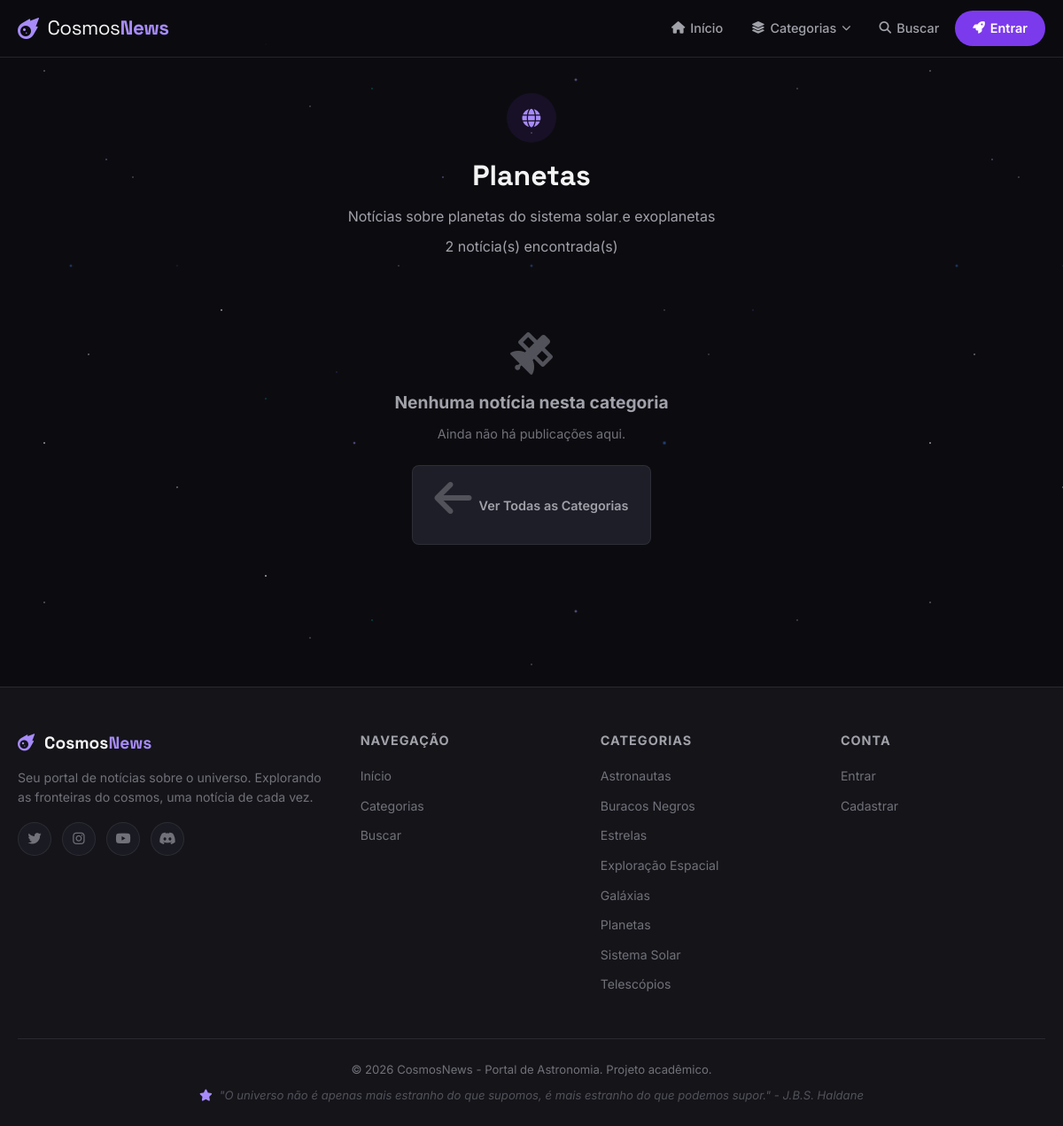
Screenshot of /categorias.php?id=1 with the database file from the repository.
### tables this page shows
CREATE TABLE categorias (
    id INT AUTO_INCREMENT PRIMARY KEY,
    nome VARCHAR(100) NOT NULL,
    slug VARCHAR(120) NOT NULL,
    icone VARCHAR(50) DEFAULT 'star',
    descricao TEXT NULL,
    created_at DATETIME DEFAULT CURRENT_TIMESTAMP
);

### config/auth.php (called while the page is built, shortened)
<?php
function isLoggedIn() {
    return isset($_SESSION['usuario_id']);
}

### categorias.php (the view, shortened to what this page needs)
<?php
require_once __DIR__ . '/config/auth.php';
$categoria_id = intval($_GET['id'] ?? 0);
if ($categoria_id) {
    $stmt = $pdo->prepare("SELECT * FROM categorias WHERE id = ?");
    $stmt->execute([$categoria_id]);
    $categoria = $stmt->fetch();
}
include __DIR__ . '/includes/header.php';
if ($categoria_id) {
    $porPagina = 9;
    $pagina = max(1, intval($_GET['pagina'] ?? 1));
    $offset = ($pagina - 1) * $porPagina;
    $stmtTotal = $pdo->prepare("SELECT COUNT(*) FROM noticias WHERE categoria_id = ?");
    $stmtTotal->execute([$categoria_id]);
    $total = $stmtTotal->fetchColumn();
    $stmt = $pdo->prepare("
        SELECT n.*, u.nome as autor_nome, c.nome as categoria_nome, c.icone as categoria_icone
        FROM noticias n
        JOIN usuarios u ON n.autor_id = u.id
        LEFT JOIN categorias c ON n.categoria_id = c.id
        WHERE n.categoria_id = ?
        ORDER BY n.created_at DESC
        LIMIT ? OFFSET ?
    ");
    $stmt->bindValue(1, $categoria_id, PDO::PARAM_INT);
    $stmt->bindValue(2, $porPagina, PDO::PARAM_INT);
    $stmt->bindValue(3, $offset, PDO::PARAM_INT);
    $stmt->execute();
    $noticias = $stmt->fetchAll();
    ?>
    <div class="container">
        <div class="page-header">
            <div style="display: inline-flex; align-items: center; gap: 12px; margin-bottom: 12px;">
                <div class="category-card-icon" style="margin: 0;">
                    <i class="fas fa-<?= htmlspecialchars($categoria['icone']) ?>"></i>
                </div>
            </div>
            <h1><?= htmlspecialchars($categoria['nome']) ?></h1>
            <?php if ($categoria['descricao']): ?>
                <p><?= htmlspecialchars($categoria['descricao']) ?></p>
            <?php endif; ?>
            <p class="text-muted mt-1"><?= $total ?> notícia(s) encontrada(s)</p>
        </div>
        <?php if (empty($noticias)): ?>
            <div class="empty-state">
                <i class="fas fa-satellite"></i>
                <h3>Nenhuma notícia nesta categoria</h3>
                <p>Ainda não há publicações aqui.</p>
                <a href="/ProjetoAstronomia-php/categorias.php" class="btn btn-secondary">
                    <i class="fas fa-arrow-left"></i> Ver Todas as Categorias
                </a>
            </div>
        <?php endif; ?>
    </div>
<?php } ?>
<?php include __DIR__ . '/includes/footer.php'; ?>

### includes/footer.php (shortened to what this page needs)
    </main>
    <footer class="footer">
        <div class="container">
            <div class="footer-grid">
                <div class="footer-section">
                    <h3><i class="fas fa-meteor"></i> Cosmos<strong>News</strong></h3>
                    <p>Seu portal de notícias sobre o universo. Explorando as fronteiras do cosmos, uma notícia de cada vez.</p>
                    <div class="footer-social">
                        <a href="#"><i class="fab fa-twitter"></i></a>
                        <a href="#"><i class="fab fa-instagram"></i></a>
                        <a href="#"><i class="fab fa-youtube"></i></a>
                        <a href="#"><i class="fab fa-discord"></i></a>
                    </div>
                </div>
                <div class="footer-section">
                    <h4>Navegação</h4>
                    <ul>
                        <li><a href="/ProjetoAstronomia-php/">Início</a></li>
                        <li><a href="/ProjetoAstronomia-php/categorias.php">Categorias</a></li>
                        <li><a href="/ProjetoAstronomia-php/busca.php">Buscar</a></li>
                    </ul>
                </div>
                <div class="footer-section">
                    <h4>Categorias</h4>
                    <ul>
                        <?php foreach ($categoriasMenu as $cat): ?>
                        <li>
                            <a href="/ProjetoAstronomia-php/categorias.php?id=<?= $cat['id'] ?>">
                                <?= htmlspecialchars($cat['nome']) ?>
                            </a>
                        </li>
                        <?php endforeach; ?>
                    </ul>
                </div>
                <div class="footer-section">
                    <h4>Conta</h4>
                    <ul>
                        <?php if (isLoggedIn()): ?>
                            <li><a href="/ProjetoAstronomia-php/pages/perfil.php">Meu Perfil</a></li>
                            <li><a href="/ProjetoAstronomia-php/pages/minhas-noticias.php">Minhas Notícias</a></li>
                            <li><a href="/ProjetoAstronomia-php/pages/noticia-form.php">Nova Notícia</a></li>
                        <?php else: ?>
                            <li><a href="/ProjetoAstronomia-php/login.php">Entrar</a></li>
                            <li><a href="/ProjetoAstronomia-php/cadastro.php">Cadastrar</a></li>
                        <?php endif; ?>
                    </ul>
                </div>
            </div>
            <div class="footer-bottom">
                <p>&copy; <?= date('Y') ?> CosmosNews - Portal de Astronomia. Projeto acadêmico.</p>
                <p class="footer-quote"><i class="fas fa-star"></i> "O universo não é apenas mais estranho do que supomos, é mais estranho do que podemos supor." - J.B.S. Haldane</p>
            </div>
        </div>
    </footer>
</body>
</html>

### assets/css/style.css (style rules this page uses)
*, *::before, *::after { margin: 0; padding: 0; box-sizing: border-box; }
:root { --zinc-50: #fafafa; --zinc-100: #f4f4f5; --zinc-200: #e4e4e7; --zinc-300: #d4d4d8; --zinc-400: #a1a1aa; --zinc-500: #71717a; --zinc-600: #52525b; --zinc-700: #3f3f46; --zinc-800: #27272a; --zinc-900: #18181b; --zinc-950: #09090b; --bg-primary: #0c0c10; --bg-secondary: #141419; --bg-card: #1a1a22; --bg-card-hover: #22222d; --bg-input: #1e1e28; --accent: #7c3aed; --accent-light: #a78bfa; --accent-glow: rgba(124, 58, 237, 0.3); --accent-subtle: rgba(124, 58, 237, 0.1); --blue: #3b82f6; --blue-glow: rgba(59, 130, 246, 0.3); --cyan: #06b6d4; --emerald: #10b981; --amber: #f59e0b; --rose: #f43f5e; --text-primary: #f4f4f5; --text-secondary: #a1a1aa; --text-muted: #71717a; --border: rgba(63, 63, 70, 0.5); --border-light: rgba(113, 113, 122, 0.3); --radius: 12px; --radius-sm: 8px; --radius-lg: 16px; --radius-xl: 24px; --shadow: 0 4px 24px rgba(0, 0, 0, 0.4); --shadow-lg: 0 8px 40px rgba(0, 0, 0, 0.5); --shadow-glow: 0 0 30px var(--accent-glow); --transition: all 0.3s cubic-bezier(0.4, 0, 0.2, 1); --transition-fast: all 0.15s ease; }
html { scroll-behavior: smooth; }
body { font-family: 'Inter', -apple-system, BlinkMacSystemFont, sans-serif; background-color: var(--bg-primary); color: var(--text-primary); line-height: 1.6; min-height: 100vh; overflow-x: hidden; }
a { color: var(--accent-light); text-decoration: none; transition: var(--transition-fast); }
.container { max-width: 1280px; margin: 0 auto; padding: 0 20px; position: relative; z-index: 1; }
.btn { display: inline-flex; align-items: center; justify-content: center; gap: 8px; padding: 12px 24px; border: none; border-radius: var(--radius-sm); font-size: 0.9rem; font-weight: 600; font-family: inherit; cursor: pointer; transition: var(--transition); text-decoration: none; white-space: nowrap; }
.btn-secondary { background: var(--bg-input); border: 1px solid var(--border); color: var(--text-secondary); }
.category-card-icon { width: 56px; height: 56px; border-radius: 50%; background: var(--accent-subtle); display: flex; align-items: center; justify-content: center; margin: 0 auto 16px; font-size: 1.3rem; color: var(--accent-light); transition: var(--transition); }
.page-header { padding: 40px 0 24px; text-align: center; }
.page-header h1 { font-family: 'Space Grotesk', sans-serif; font-size: 2rem; font-weight: 800; margin-bottom: 8px; }
.page-header p { color: var(--text-secondary); font-size: 1rem; }
.empty-state { text-align: center; padding: 60px 20px; }
.empty-state i { font-size: 3rem; color: var(--zinc-600); margin-bottom: 16px; }
.empty-state h3 { font-size: 1.2rem; margin-bottom: 8px; color: var(--text-secondary); }
.empty-state p { color: var(--text-muted); font-size: 0.9rem; margin-bottom: 24px; }
.footer { background: var(--bg-secondary); border-top: 1px solid var(--border); padding: 48px 0 24px; margin-top: 60px; position: relative; z-index: 1; }
.footer-grid { display: grid; grid-template-columns: 1.5fr 1fr 1fr 1fr; gap: 40px; margin-bottom: 40px; }
.footer-section h3 { font-family: 'Space Grotesk', sans-serif; font-size: 1.2rem; margin-bottom: 12px; }
.footer-section h3 i { color: var(--accent-light); margin-right: 6px; }
.footer-section h3 strong { color: var(--accent-light); }
.footer-section h4 { font-size: 0.9rem; font-weight: 700; text-transform: uppercase; letter-spacing: 1px; color: var(--text-secondary); margin-bottom: 16px; }
.footer-section p { color: var(--text-muted); font-size: 0.88rem; line-height: 1.6; }
.footer-section ul { list-style: none; }
.footer-section ul li { margin-bottom: 8px; }
.footer-section ul a { color: var(--text-muted) !important; font-size: 0.88rem; transition: var(--transition-fast); }
.footer-social { display: flex; gap: 12px; margin-top: 16px; }
.footer-social a { width: 38px; height: 38px; display: flex; align-items: center; justify-content: center; border-radius: 50%; background: var(--bg-card); border: 1px solid var(--border); color: var(--text-muted) !important; font-size: 0.95rem; transition: var(--transition); }
.footer-bottom { text-align: center; padding-top: 24px; border-top: 1px solid var(--border); }
.footer-bottom p { color: var(--text-muted); font-size: 0.82rem; }
.footer-quote { margin-top: 8px; font-style: italic; color: var(--zinc-600) !important; }
.footer-quote i { color: var(--accent-light); margin-right: 4px; }
.mt-1 { margin-top: 8px; }
.text-muted { color: var(--text-muted); }

### rows the page displays
categorias: nome "Planetas", descricao "Notícias sobre planetas do sistema solar e exoplanetas"
categorias: nome "Astronautas"
categorias: nome "Buracos Negros"
categorias: nome "Estrelas"
categorias: nome "Exploração Espacial"
categorias: nome "Galáxias"
categorias: nome "Sistema Solar"
categorias: nome "Telescópios"

### other values shown
$total "2"
